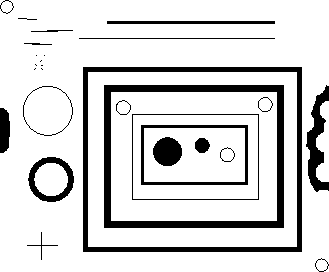
#> input picture Week5/images/blobs_inv.png, 329 x 272 px, found by its file name
$ python 1_morphology.py
#> lines starting #> are read from the running program, lines starting #| are printed output that depends on the picture; after the words box and inside, x2 and y2 are one past the last pixel; in counts of white or black regions, pixels touching at a corner belong together
from scipy.ndimage import binary_hit_or_miss
from skimage.io import imread
from skimage import morphology
import matplotlib.pyplot as plt
import numpy as np

def task11():
    image = np.array(imread("Week5/images/cells_binary.png", as_gray=True)).astype('uint8')
    disk = morphology.disk(2)
    opened_image = morphology.opening(image, disk)
    closed_image = morphology.closing(image, disk)

    fig, axs = plt.subplots(3, 1, figsize=(8, 16))

    im =axs[0].imshow(image, cmap="gray", aspect='auto')
    axs[0].set_title("Original")

    axs[1].imshow(opened_image, cmap="gray", aspect='auto')
    axs[1].set_title("Opened")

    axs[2].imshow(closed_image, cmap="gray", aspect='auto')
    axs[2].set_title("Closed")

    fig.colorbar(im, ax=axs[2])
    plt.show()


if __name__ == '__main__':
    image = np.array(imread("Week5/images/blobs_inv.png", as_gray=True)).astype('uint8')
#> image: shape (272, 329); 84.4% white; 28 black regions (8 under 20 px), largest, box (x1, y1, x2, y2) and area: (104, 85, 284, 228) 4326, (83, 67, 302, 252) 3940, (306, 85, 329, 192) 1108
    image[image > 0] = 1
    vertical_line = np.array([[1],
                              [1],
                              [1],
                              [1],
                              [1]])
    disk = np.array([[1, 1, 1, 1, 1],
                     [1, 1, 1, 1, 1],
                     [1, 1, 1, 1, 1],
                     [1, 1, 1, 1, 1],
                     [1, 1, 1, 1, 1]])
    disk = morphology.disk(2)
    corner = np.array([[0, 0, 0],
                       [1, 1, 0],
                       [1, 1, 0]])

    SEs = [vertical_line, disk, corner]

    fig, axs = plt.subplots(4, len(SEs), figsize=(8, 16))

    for i, SE in enumerate(SEs):
        white_tophat = morphology.white_tophat(image, SE)
        black_tophat = morphology.black_tophat(image, SE)
        hit_or_miss = binary_hit_or_miss(image, structure1=SE).astype('uint8')

        axs[0][i].imshow(SE, cmap="gray", aspect='auto', vmin=0, vmax=1)
        axs[0][i].set_title("SE")
        axs[1][i].imshow(white_tophat, cmap="gray", aspect='auto')
        axs[1][i].set_title("White tophat")
        axs[2][i].imshow(black_tophat, cmap="gray", aspect='auto')
        axs[2][i].set_title("Black tophat")
        axs[3][i].imshow(hit_or_miss, cmap="gray", aspect='auto')
        axs[3][i].set_title("Hit or miss")
#> this loop made 3 passes
#> pass 1, `white_tophat = morphology.white_tophat(image, SE)`:
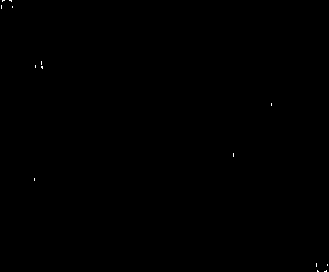
#> white_tophat: shape (272, 329); values 0 (black) and 1 (white), 0.05% white in thin lines or dots
#> pass 1, `black_tophat = morphology.black_tophat(image, SE)`:
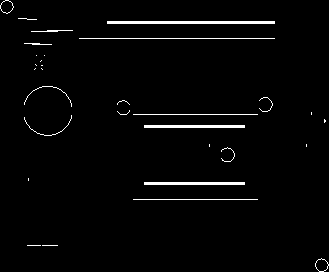
#> black_tophat: shape (272, 329); values 0 (black) and 1 (white), 2.2% white; 31 white regions (17 under 20 px), largest, box (x1, y1, x2, y2) and area: (107, 21, 275, 24) 504, (144, 125, 245, 128) 303, (144, 182, 245, 185) 303
#> pass 1, `hit_or_miss = binary_hit_or_miss(image, structure1=SE).astype('uint8')`:
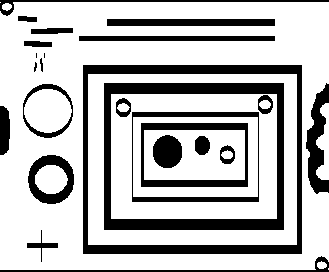
#> hit_or_miss: shape (272, 329); values 0 (black) and 1 (white), 73.4% white; 25 black regions (3 under 20 px), largest, box (x1, y1, x2, y2) and area: (104, 83, 284, 230) 5710, (83, 65, 302, 254) 5652, (141, 123, 248, 187) 1798
#> pass 2, `white_tophat = morphology.white_tophat(image, SE)`:
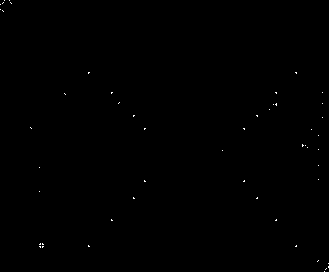
#> white_tophat: shape (272, 329); values 0 (black) and 1 (white), 0.12% white in thin lines or dots
        #black_tophat = morphology.binary.(image, SE)
        #hit_or_miss()
    plt.show()
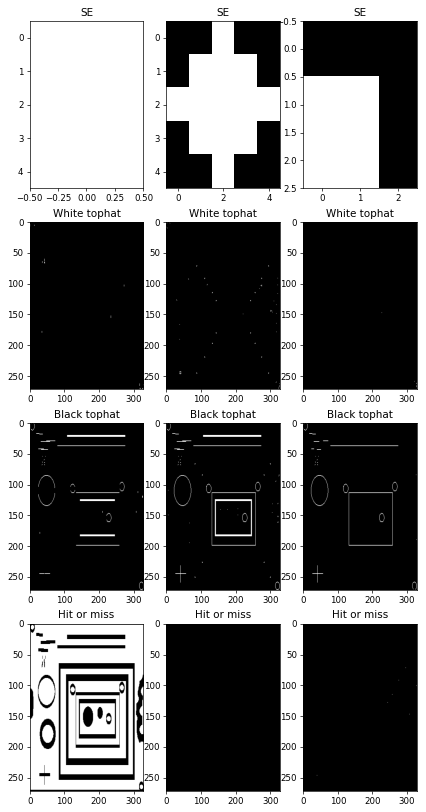
#> figure drawn by matplotlib, 12 panels
